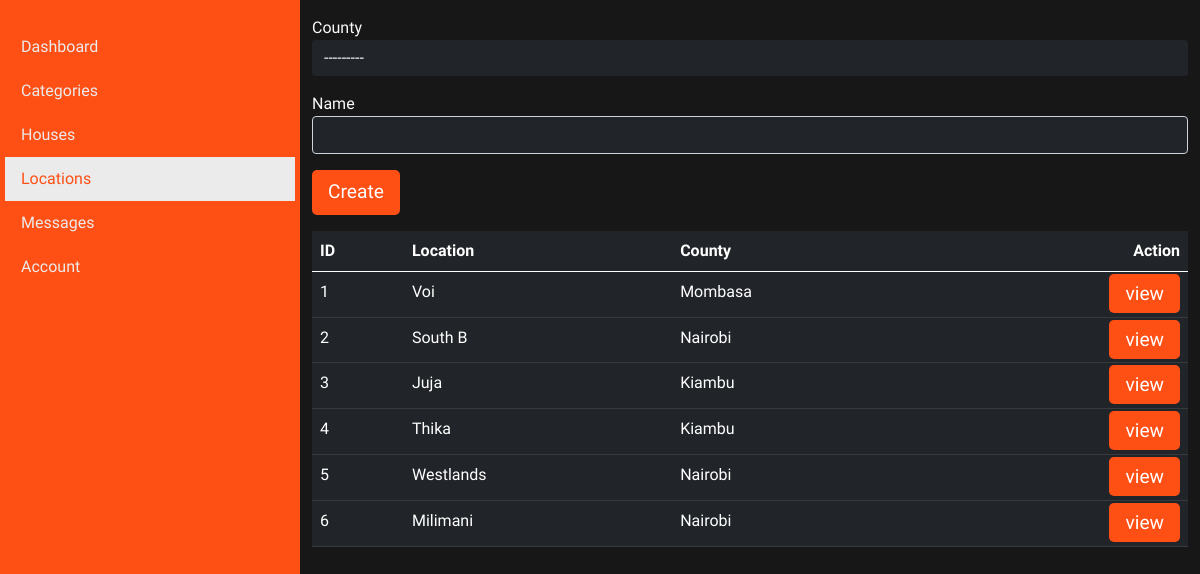
Page /staff/locations/ on the committed database.
### staff/models.py (models this page shows, shortened)
class Location(models.Model):
    COUNTY_CHOICES =(
        (1, "Mombasa"),
        (2, "Kwale"),
        (3, "Kilifi"),
        (4, "Tana River"),
        (11, "Isiolo"),
        (12, "Meru"),
        (14, "Embu"),
        (16, "Machakos"),
        (19, "Nyeri"),
        (20, "Kirinyaga"),
        (22, "Kiambu"),
        (32, "Nakuru"),
        (36, "Bomet"),
        (37, "Kakamega"),
        (42, "Kisumu"),
        (47, "Nairobi")
    )
    county=models.IntegerField(choices=COUNTY_CHOICES)
    name=models.CharField(max_length=100)

### staff/views.py (the view)
# urls.py: path('locations/', locations, name="locations"),
def locations(request):
    form = LocationForm()
    if request.method == "POST":
        form = LocationForm(request.POST)
        if form.is_valid:
            form.save()
            form = LocationForm()
    context = {
        "form": form,
        "locations": Location.objects.all()
    }
    return render(request, "staff/locations.html", context)

### staff/forms.py
class LocationForm(ModelForm):
    class Meta:
        model=Location
        fields='__all__'

### templates/staff/locations.html (shortened to what this page needs)
{% extends "layouts/staff_base.html" %}
{% load static %}
{% load widget_tweaks %}
{% block content %}
    <div class="container">
        <form action="{% url 'staff:locations' %}" class="mt-3" method="POST">
            {% include 'components/form.html' %}
            <button type="submit" class="btn-custom-secondary">Create</button>
        </form>
        <table class="table table-dark table-hover mt-3">
            <thead>
                <th>ID</th>
                <th>Location</th>
                <th>County</th>
                <th class="text-end">Action</th>
            </thead>
            <tbody>
                {% for location in locations %}
                    <tr>
                        <td>{{ location.id }}</td>
                        <td>{{ location.name }}</td>
                        <td>{{ location.get_county_display }}</td>
                        <td class="text-end"><a href="{% url 'staff:location-houses' location.id %}" class="btn-custom-secondary">view</a></td>
                    </tr>
                {% endfor %}
            </tbody>
        </table>
    </div>
{% endblock %}

### customer/static/css/style.css (style rules this page uses)
:root { --primary-color: rgb(23, 23, 23); --secondary-color: #FE4F14; --secondary-color-brighter:#E26137; --primary-variant: #EBEBEB; --secondary-variant: rgb(0, 20, 44); --secondary-variant-brighter: rgb(11, 35, 65); --default-font: 'Ubuntu', sans-serif; --variant-font: 'PT Sans', sans-serif; --heading-weight: 900; --title-weight:700; --smaller-title-weight:500; }
* { margin:0; padding:0; box-sizing: border-box; font-family: var(--default-font); border-style: none; }
body { background-color: var(--primary-color) !important; color: var(--primary-variant) !important; min-height: 100vh; }
nav ul li a, .btn-custom-secondary { font-size: 1.2rem; }
.btn-custom-secondary, .btn-custom-secondary-variant { padding: 8px 16px; border-radius: 5px; text-decoration: none; color:white; font-size: 1.2rem; text-align: center; border:none; }
.btn-custom-secondary { background-color: var(--secondary-color); }
select { border: none !important; }

### customer/static/css/dashboard.css (style rules this page uses)
:root { --primary-color: rgb(23, 23, 23); --secondary-color: #FE4F14; --secondary-color-brighter:#E26137; --secondary-color-darker: #a2300a; --primary-variant: #EBEBEB; --secondary-variant: rgb(0, 20, 44); --secondary-variant-brighter: rgb(11, 35, 65); --default-font: 'Ubuntu', sans-serif; --variant-font: 'PT Sans', sans-serif; --heading-weight: 900; --title-weight:700; --smaller-title-weight:500; }
* { margin:0; padding:0; box-sizing: border-box; font-family: var(--default-font); border-style: none; }

### rows in the picture
Location: id "1", name "Voi", county "Mombasa"
Location: id "2", name "South B", county "Nairobi"
Location: id "3", name "Juja", county "Kiambu"
Location: id "4", name "Thika", county "Kiambu"
Location: id "5", name "Westlands", county "Nairobi"
Location: id "6", name "Milimani", county "Nairobi"

### other values in the picture
{{ input.label }} "County" "Name"
